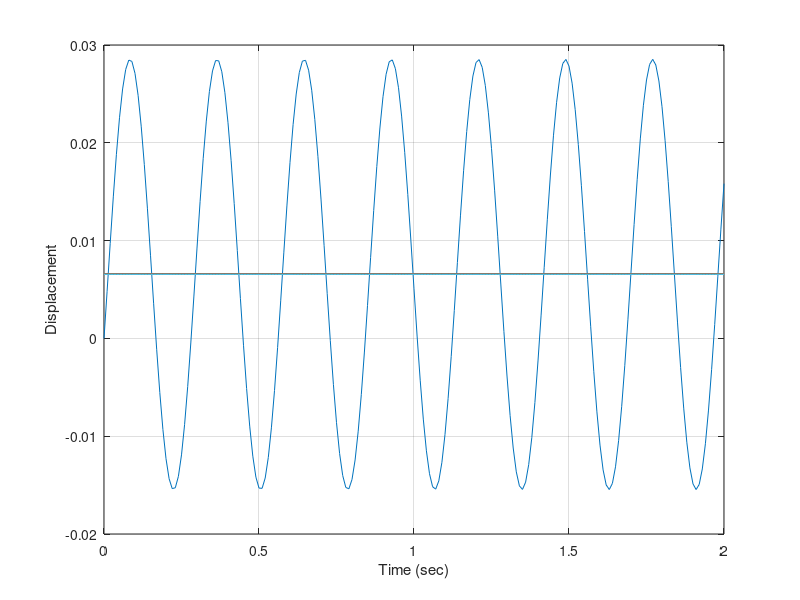

Write the MATLAB code that produced this figure.
% 消除前一次作業
clc; clear; close all;

t = 0 : 0.01 : 2;

u = 0.00654 - 0.00654 * cos(22.36 * t) + 0.021 * sin(22.36 * t);

plot(t, u, t, 0.00654 * ones(size(t, 2)));

grid on;

xlabel('Time (sec)');
ylabel('Displacement');